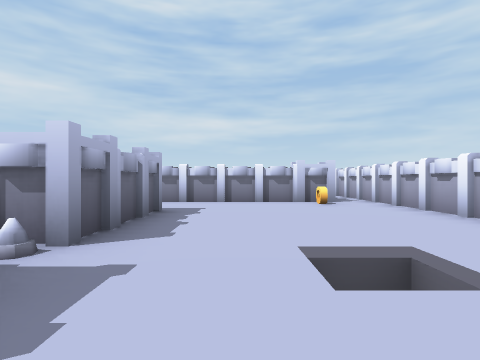
View 1 (above)

12 first-person views from a walk through a scene from a Unity 3-D project. The camera is 0.58 m above the floor, looks level and sees 80° across. The floor is counted in squares, 1 m on a side. Each view is taken from the middle of a square. On the plan, view 1 faces up. The plan holds only what a view shows up to about 9 squares ahead; the rest is blank. The player character is not drawn.

View 2
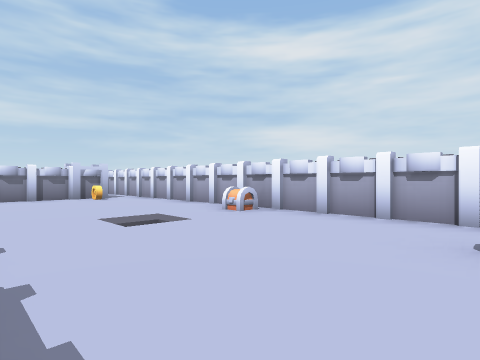

View 3
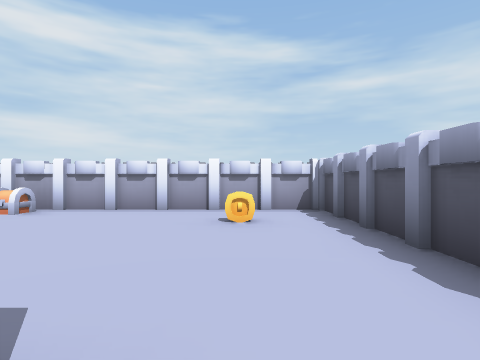

View 4
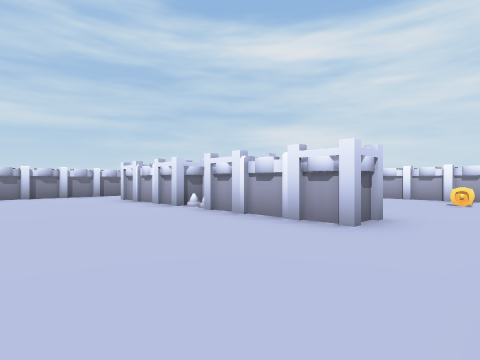

View 5
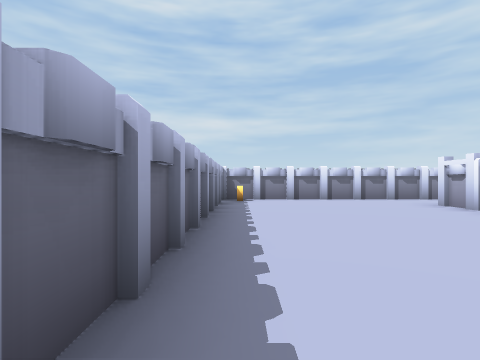

View 6
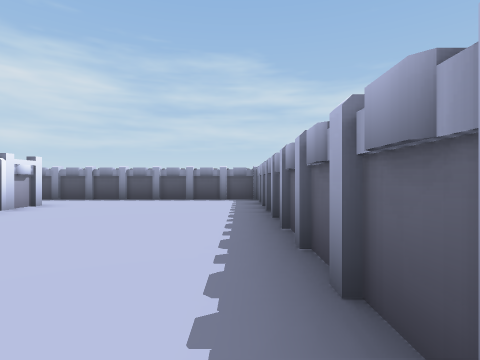

View 7
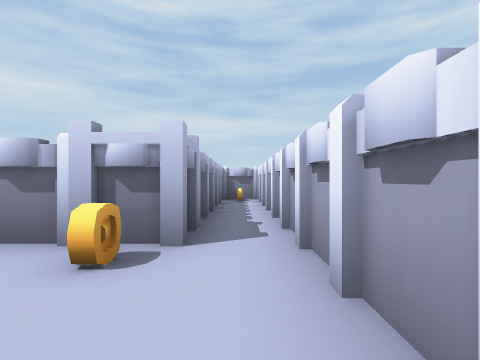

View 8
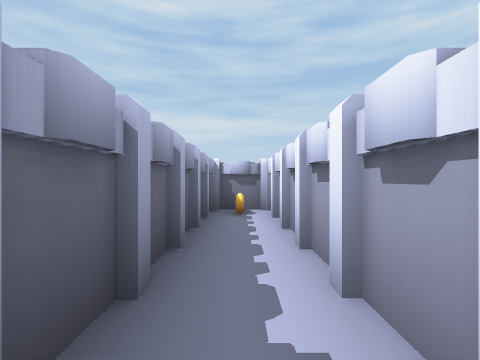

View 9
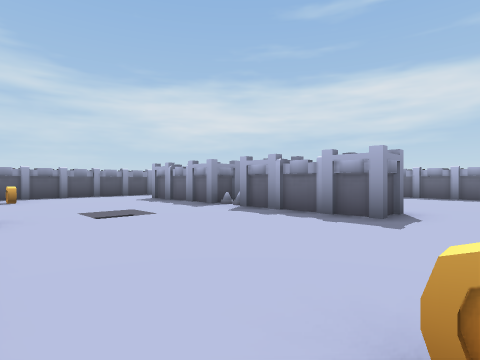

View 10
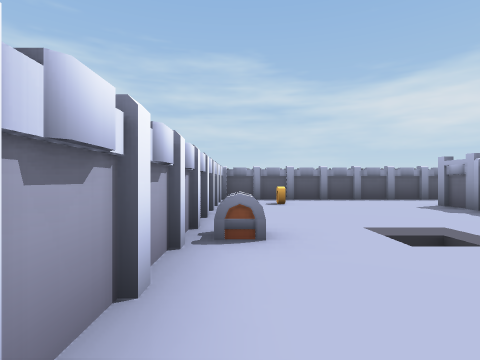

View 11
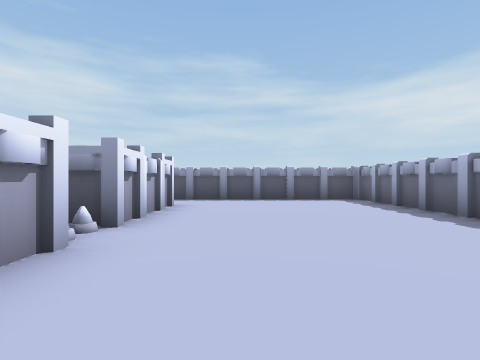

View 12
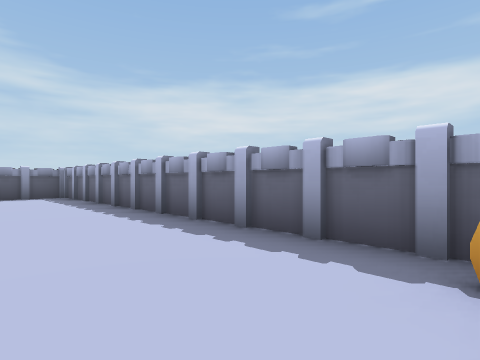

### Floor plan
Points are (right, up) in squares from view 1. A wall is a line through its corners. A room is listed if a view was taken in it or the views show most of it. See-through windows are left out.
Room 1 (views 1, 2, 3, 7, 8, 9, 10)
walls: (-2.4, 1.4) (-1.6, 1.4) (-1.6, -1.5) (-2.4, -1.5); (-2.4, 5.5) (-1.6, 5.5) (-1.6, 2.6) (-2.4, 2.6); (-2.6, -3.6) (3.6, -3.6) (3.6, 13.6) (2.5, 13.6); (2.4, 13.3) (2.4, 7.6) (-2.6, 7.6)
ways out: opening at (-2, -2.5) to room 2; opening at (-2, 6.5) to room 2
objects: other object (-2, 2); other object (2, -2); other object (2, 7); other object (3, 2); other object (3, 13)
Room 2 (views 4, 5, 6, 11, 12)
walls: (-2.4, 2.6) (-2.4, 5.5); (-2.4, -1.5) (-2.4, 1.4); (-7.6, 7.1) (-7.6, -3.6) (-2.6, -3.6); (-2.6, 7.6) (-7.5, 7.6)
ways out: opening at (-2, -2.5) to room 1; opening at (-2, 6.5) to room 1
objects: other object (-7, 7)

Positions as (right, up) in squares from view 1, and headings:
1: (0, 0), facing up
2: (-1, -2), facing up-right
3: (-2, -2), facing right
4: (-6, -3), facing up-right
5: (-7, -1), facing up
6: (-7, 5), facing down
7: (3, 5), facing up
8: (3, 8), facing up
9: (3, 7), facing down-left
10: (3, 5), facing down
11: (-4, 5), facing down
12: (-5, 7), facing down-left
